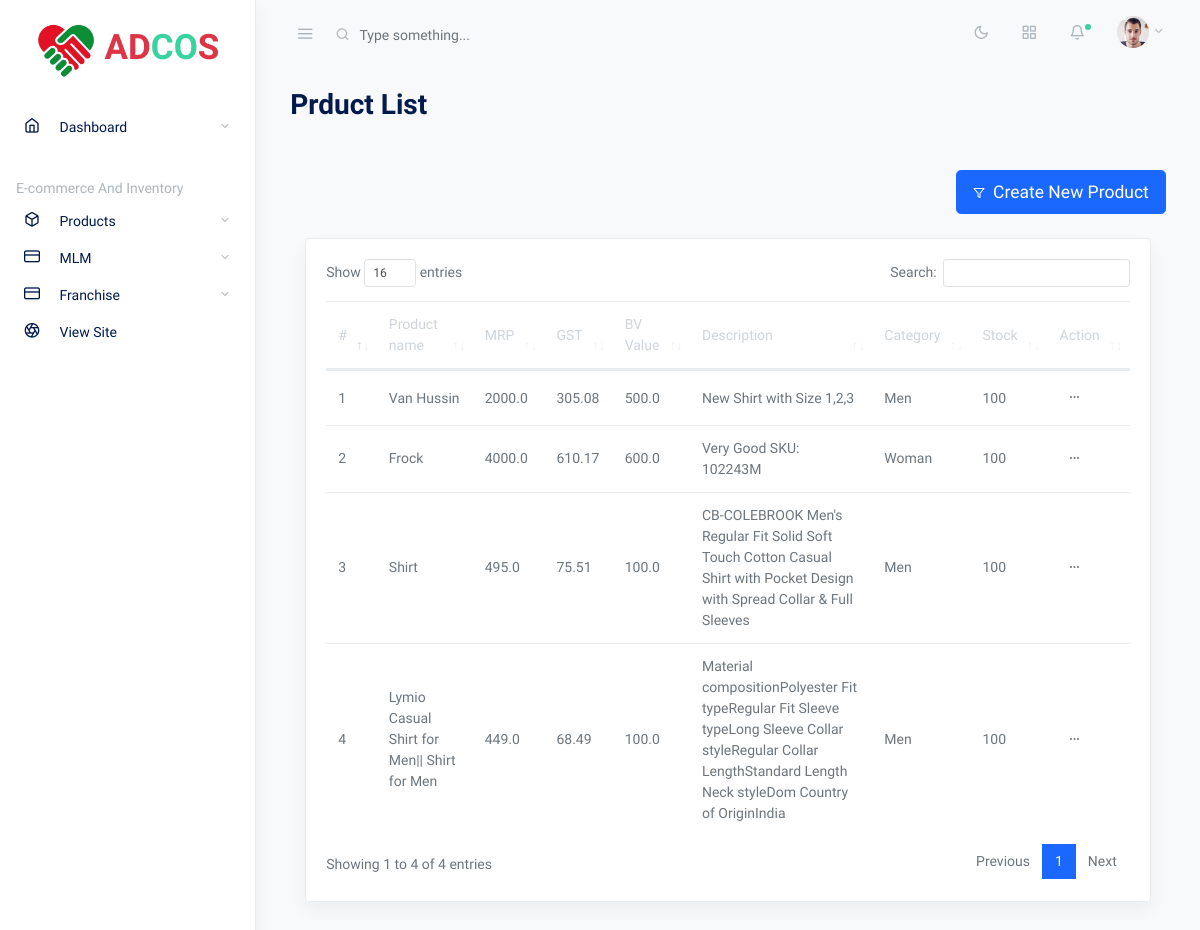
/ecome/Products (signed in), run on an earlier commit of the app's database.
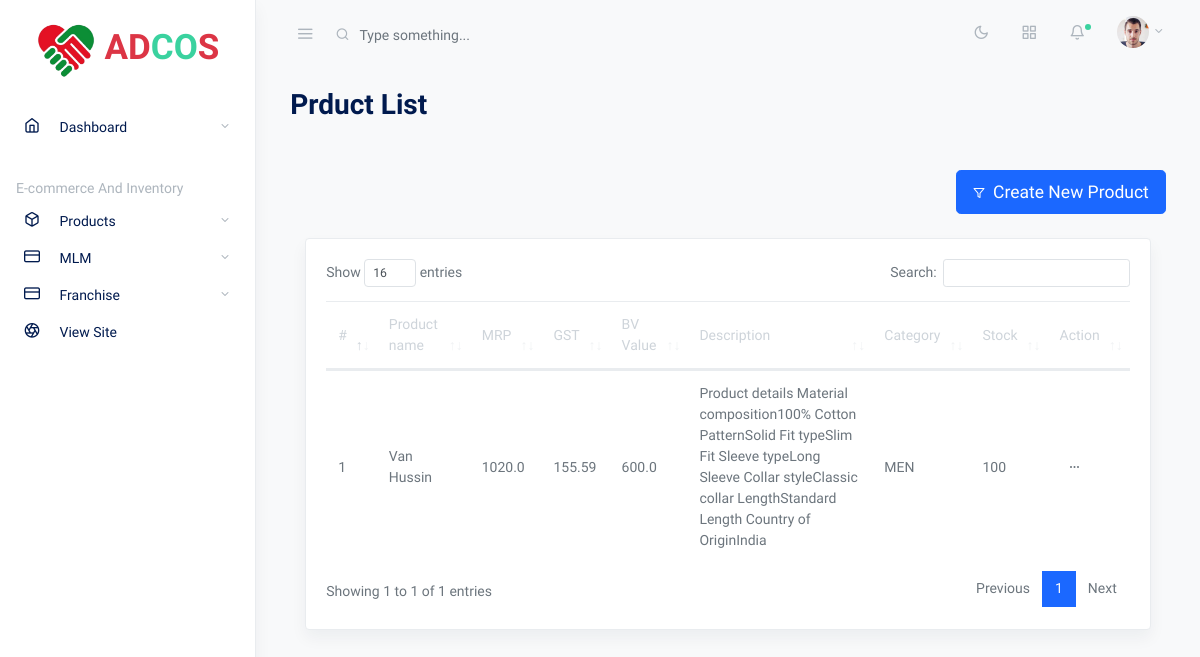
And on a later commit of the database.
### ecom/models.py (models this page shows, shortened)
class Product(models.Model):
    category = models.ForeignKey(ProductCategory, on_delete=models.DO_NOTHING)
    product_name = models.CharField(max_length=255)
    product_sub_name = models.CharField(max_length=255, null=True, blank=True, default=" ")
    price = models.FloatField()
    status = models.BooleanField(default=True)
    stock = models.IntegerField()
    description = models.CharField(max_length=1000, null=True, blank=True)
    create_date = models.DateField(auto_now_add=True)
    product_BV = models.FloatField()
    stock_alert_value = models.FloatField(default=0)
    image_primary = models.FileField(upload_to="product_image",null=True, blank=True)
    image_s1 = models.FileField(upload_to="product_image", null=True, blank=True)
    image_s2 = models.FileField(upload_to="product_image", null=True, blank=True)
    price_before_tax = models.FloatField(null=True, blank=True)
    tax_amount = models.FloatField(null=True, blank=True)
    TAX_CHOICES = (
        ("Inclusive", "Inclusive"),
        ("Exclusive", "Exclusive"),
    )
    tax = models.CharField(max_length=20, choices=TAX_CHOICES)
    tax_value = models.ForeignKey(Tax, on_delete=models.CASCADE, null=True, blank=True)

class ProductCategory(models.Model):
    name = models.CharField(max_length=20)
    date_added = models.DateField(auto_now_add=True)
    active = models.BooleanField(default=True)
    def __str__(self):
        return str(self.name)

### ecom/views.py (the view)
# urls.py: path("Products",views.Products,name="Products"),
@login_required(login_url='SignIn')
def Products(request):
    product = Product.objects.filter(status = True)
    if request.method == 'POST':
        product_name = request.POST['name']
        product_sub_name = request.POST.get('sub_name', '')
        category_id = request.POST['category']
        price = request.POST['price']
        product_BV = request.POST['bv']
        stock = request.POST['stock']
        stock_alert_value = request.POST['stock_alert']
        tax = request.POST['tax_name']
        tax_value_id = request.POST['tax_value']
        description = request.POST.get('description', '')
        try:
            category = ProductCategory.objects.get(id=category_id)
            tax_value = Tax.objects.get(id=tax_value_id)
            product = Product.objects.create(
                category=category,
                product_name=product_name,
                product_sub_name=product_sub_name,
                price=price,
                product_BV=product_BV,
                stock=stock,
                stock_alert_value=stock_alert_value,
                tax=tax,
                tax_value=tax_value,
                description=description
            )
        except:
            messages.error(request,"Somthing Wrong...")
            return redirect(Products)
        try:
            if 'primary_image' in request.FILES:
                primary_image = request.FILES['primary_image']
                product.image_primary = primary_image
            if 'secondary_image1' in request.FILES:
                secondary_image1 = request.FILES['secondary_image1']
                product.image_s1 = secondary_image1
            if 'secondary_image2' in request.FILES:
                secondary_image2 = request.FILES['secondary_image2']
                product.image_s2 = secondary_image2
            product.save()
        except:
            messages.error(request,"Somthing Wrong...images are not saved....")
            return redirect(Products)
        messages.success(request,"Product Added Success")
        return redirect("Products")
    else:
        return render(request, 'dashboard/products.html', { 'food_category': ProductCategory.objects.all(),
                                                            'tax': Tax.objects.all(),
                                                            "product":product})

### ecom/models.py (called while the page is built)
    def __str__(self):
        return '{}  {} %'.format(str(self.tax_name),(self.tax_percentage))

### templates/dashboard/products.html (shortened to what this page needs)
{% extends 'dashboard/index.html' %}{% load static %}{% block admin %}
<link rel="stylesheet" href="{%static 'dashboard/css/dataTables.bootstrap4.css' %}">
<main role="main" class="main-content">
    <div class="container-fluid">
      <div class="row justify-content-center">
        <div class="col-12">
          <h2 class="mb-2 page-title">Prduct List</h2>
          <div class="row my-4">
                <div class="col-12">
                  <div class="row align-items-center my-4">
                    <div class="col-auto">
                      <button type="button" class="btn btn-primary btn-lg" data-toggle="modal" data-target="#defaultModal"><span class="fe fe-filter fe-12 mr-2"></span>Create New Product</button>
                    </div>
                  </div>
            <div class="col-md-12">
              <div class="card shadow">
                <div class="card-body">
                  <table class="table table-striped datatables" id="dataTable-1">
                    <thead>
                      <tr>
                        <th>#</th>
                        <th>Product name</th>
                        <th>MRP</th>
                        <th>GST</th>
                        <th>BV Value</th>
                        <th>Description</th>
                        <th>Category</th>
                        <th>Stock</th>
                        <th>Action</th>
                      </tr>
                    </thead>
                    <tbody>
                        {% for item in product%}
                      <tr>
                        <td>{{forloop.counter}}</td>
                        <td>{{item.product_name}}</td>
                        <td>{{item.price}}</td>
                        <td>{{item.tax_amount}}</td>
                        <td>{{item.product_BV}}</td>
                        <td>{{item.description}}</td>
                        <td>{{item.category}}</td>
                        <td>{{item.stock}}</td>
                        <td><button class="btn btn-sm dropdown-toggle more-horizontal" type="button" data-toggle="dropdown" aria-haspopup="true" aria-expanded="false">
                          </button>
                        </td>
                      </tr>
                      {% endfor %}
                    </tbody>
                  </table>
                </div>
              </div>
            </div>
          </div>
        </div>
      </div>
    </div>
</main>
{% endblock %}

What changed in the data, as far as the page shows it:
removed Product: product_name "Frock", price "4000.0", tax_amount "610.17", product_BV "600.0", description "Very Good SKU: 102243M", category "Woman", stock "100"
removed Product: product_name "Shirt", price "495.0", tax_amount "75.51", product_BV "100.0", description "CB-COLEBROOK Men's Regular Fit Solid Soft Touch Cotton Casual Shirt with Pocket Design with Spread Collar & Full Sleeves", category "Men", stock "100"
removed Product: product_name "Lymio Casual Shirt for Men|| Shirt for Men", price "449.0", tax_amount "68.49", product_BV "100.0", description "Material compositionPolyester Fit typeRegular Fit Sleeve typeLong Sleeve Collar styleRegular Collar LengthStandard Length Neck styleDom Country of OriginIndia", category "Men", stock "100"
changed Product "Van Hussin": price "2000.0" → "1020.0"; tax_amount "305.08" → "155.59"; product_BV "500.0" → "600.0"; description "New Shirt with Size 1,2,3" → "Product details Material composition100% Cotton PatternSolid Fit typeSlim Fit Sleeve typeLong Sleeve Collar styleClassic collar LengthStandard Length Country of OriginIndia"; category "Men" → "MEN"
Also different on the page:
text written by a page script: "Show entries Search: Showing 1 to 4 of 4 entries Previous 1 Next" → "Show entries Search: Showing 1 to 1 of 1 entries Previous 1 Next"
